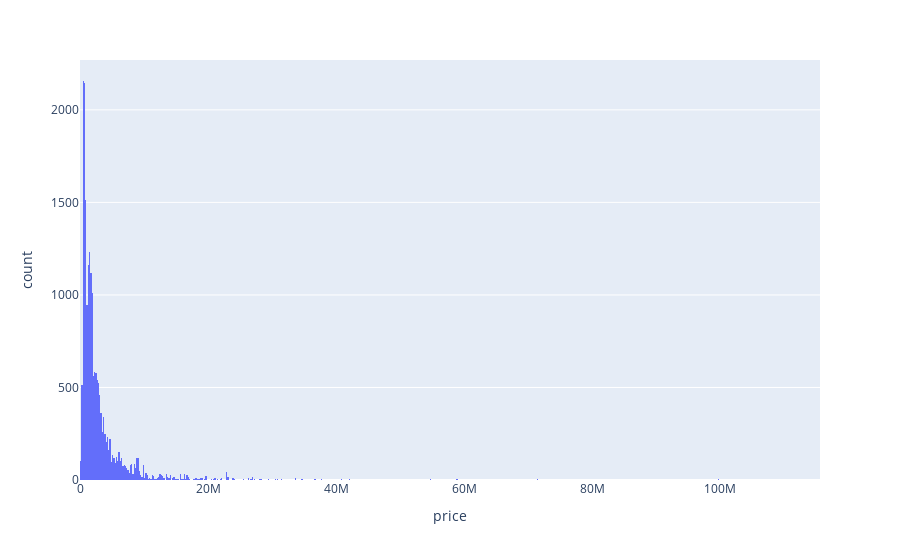

Notebook code cell kept with this figure:
### Markdown cell above
## Excessive outliers

### Code cell
train_df_clean = DataPreprocessor.remove_price_outlier(train_df)
fig = px.histogram(train_df_clean, x='price')
fig.show()

### Figure 1 — Plotly figure (JSON) as saved in the notebook; plotly's stock layout.template omitted (floating-point values rounded to 4 significant figures; data arrays with more than 128 entries replaced by an {"elided": "..."} marker saying what was removed)
{"data": [{"alignmentgroup": "True", "bingroup": "x", "hovertemplate": "price=%{x}<br>count=%{y}<extra></extra>", "legendgroup": "", "marker": {"color": "#636efa", "pattern": {"shape": ""}}, "name": "", "offsetgroup": "", "orientation": "v", "showlegend": false, "type": "histogram", "x": {"elided": "20252 int values"}, "xaxis": "x", "yaxis": "y"}], "layout": {"barmode": "relative", "legend": {"tracegroupgap": 0}, "margin": {"t": 60}, "xaxis": {"anchor": "y", "domain": [0, 1], "title": {"text": "price"}}, "yaxis": {"anchor": "x", "domain": [0, 1], "title": {"text": "count"}}}}
